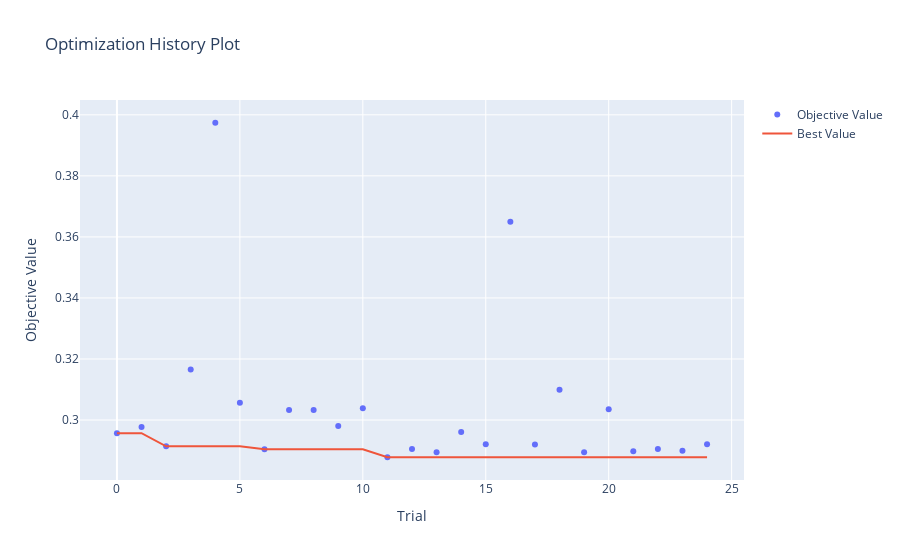
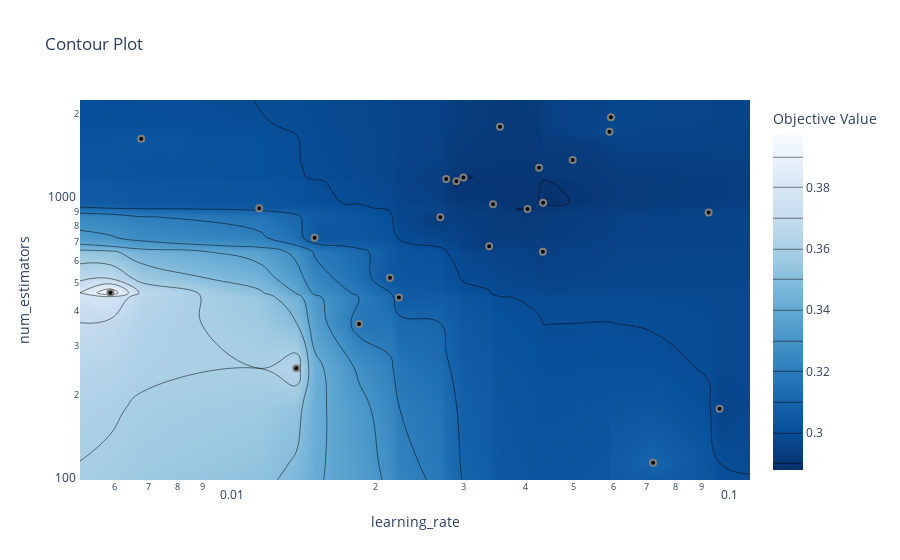
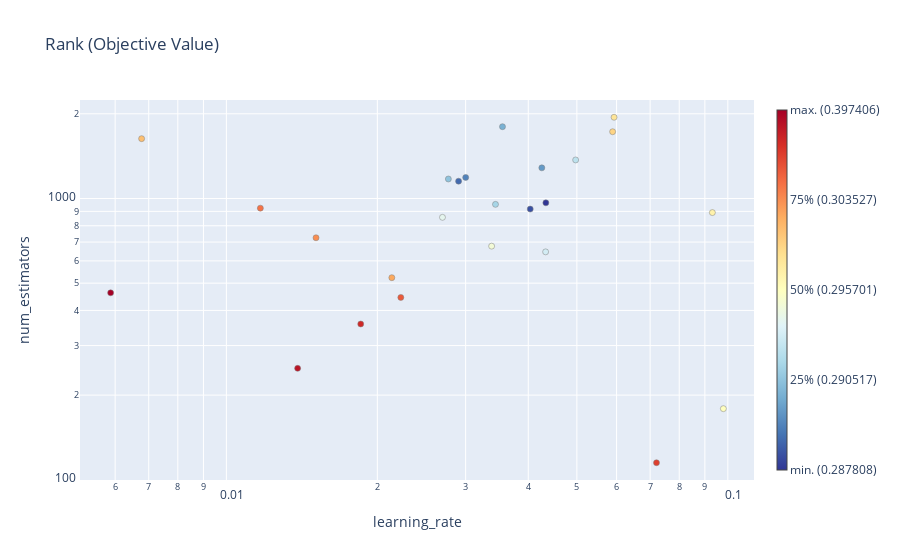
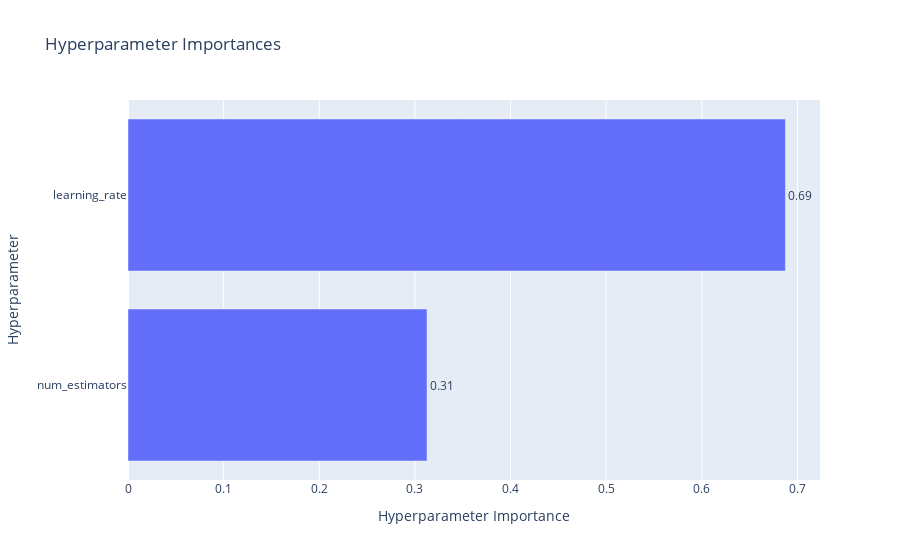

Notebook code cell kept with these figures, in order:
### Code cell
optimization_plots(study_xgb)

### Figure 1 — Plotly figure (JSON) as saved in the notebook; plotly's stock layout.template omitted (floating-point values rounded to 4 significant figures)
{"data": [{"mode": "markers", "name": "Objective Value", "type": "scatter", "x": [0, 1, 2, 3, 4, 5, 6, 7, 8, 9, 10, 11, 12, 13, 14, 15, 16, 17, 18, 19, 20, 21, 22, 23, 24], "y": [0.2957, 0.2977, 0.2914, 0.3166, 0.3974, 0.3056, 0.2904, 0.3033, 0.3033, 0.298, 0.3039, 0.2878, 0.2905, 0.2894, 0.2961, 0.2921, 0.365, 0.292, 0.3099, 0.2894, 0.3035, 0.2897, 0.2905, 0.2899, 0.2921]}, {"mode": "lines", "name": "Best Value", "type": "scatter", "x": [0, 1, 2, 3, 4, 5, 6, 7, 8, 9, 10, 11, 12, 13, 14, 15, 16, 17, 18, 19, 20, 21, 22, 23, 24], "y": [0.2957, 0.2957, 0.2914, 0.2914, 0.2914, 0.2914, 0.2904, 0.2904, 0.2904, 0.2904, 0.2904, 0.2878, 0.2878, 0.2878, 0.2878, 0.2878, 0.2878, 0.2878, 0.2878, 0.2878, 0.2878, 0.2878, 0.2878, 0.2878, 0.2878]}, {"marker": {"color": "#cccccc"}, "mode": "markers", "name": "Infeasible Trial", "showlegend": false, "type": "scatter", "x": [], "y": []}], "layout": {"title": {"text": "Optimization History Plot"}, "xaxis": {"title": {"text": "Trial"}}, "yaxis": {"title": {"text": "Objective Value"}}}}

### Figure 2 — Plotly figure (JSON) as saved in the notebook; plotly's stock layout.template omitted (floating-point values rounded to 4 significant figures; data arrays with more than 128 entries replaced by an {"elided": "..."} marker saying what was removed)
{"data": [{"colorbar": {"title": {"text": "Objective Value"}}, "colorscale": [[0, "rgb(247,251,255)"], [0.125, "rgb(222,235,247)"], [0.25, "rgb(198,219,239)"], [0.375, "rgb(158,202,225)"], [0.5, "rgb(107,174,214)"], [0.625, "rgb(66,146,198)"], [0.75, "rgb(33,113,181)"], [0.875, "rgb(8,81,156)"], [1, "rgb(8,48,107)"]], "connectgaps": true, "contours": {"coloring": "heatmap"}, "hoverinfo": "none", "line": {"smoothing": 1.3}, "reversescale": true, "type": "contour", "x": [0.005106, 0.005877, 0.006775, 0.01169, 0.01387, 0.01509, 0.01853, 0.02138, 0.02228, 0.02697, 0.02771, 0.02905, 0.03001, 0.0338, 0.03441, 0.03553, 0.04036, 0.04257, 0.04331, 0.04336, 0.04972, 0.05893, 0.05931, 0.07207, 0.09316, 0.09798, 0.1128], "y": [99.84, 115, 179, 249, 358, 445, 462, 523, 646, 677, 725, 857, 891, 917, 924, 953, 965, 1152, 1173, 1188, 1285, 1371, 1632, 1727, 1800, 1944, 2239.0], "z": {"elided": "27x27 float values"}}, {"marker": {"color": "black", "line": {"color": "Gray", "width": 2}}, "mode": "markers", "name": "Feasible Trial", "showlegend": false, "type": "scatter", "x": [0.09798, 0.05931, 0.04972, 0.01853, 0.005877, 0.02228, 0.03553, 0.02138, 0.006775, 0.05893, 0.01169, 0.04336, 0.03441, 0.04036, 0.09316, 0.0338, 0.01387, 0.04331, 0.07207, 0.02905, 0.01509, 0.03001, 0.02771, 0.04257, 0.02697], "y": [179, 1944, 1371, 358, 462, 445, 1800, 523, 1632, 1727, 924, 965, 953, 917, 891, 677, 249, 646, 115, 1152, 725, 1188, 1173, 1285, 857]}, {"marker": {"color": "#cccccc", "line": {"color": "Gray", "width": 2}}, "mode": "markers", "name": "Infeasible Trial", "showlegend": false, "type": "scatter", "x": [], "y": []}], "layout": {"title": {"text": "Contour Plot"}, "xaxis": {"range": [-2.292, -0.9478], "title": {"text": "learning_rate"}, "type": "log"}, "yaxis": {"range": [1.999, 3.35], "title": {"text": "num_estimators"}, "type": "log"}}}

### Figure 3 — Plotly figure (JSON) as saved in the notebook; plotly's stock layout.template omitted (floating-point values rounded to 4 significant figures)
{"data": [{"hovertemplate": "%{hovertext}<extra></extra>", "hovertext": ["Trial #0<br>num_estimators: 179<br>learning_rate: 0.09797619635922152<br><b>Objective Value: 0.2957007998365573</b>", "Trial #1<br>num_estimators: 1944<br>learning_rate: 0.059314824033938986<br><b>Objective Value: 0.2976939773010488</b>", "Trial #2<br>num_estimators: 1371<br>learning_rate: 0.0497201614076454<br><b>Objective Value: 0.29138801563462796</b>", "Trial #3<br>num_estimators: 358<br>learning_rate: 0.018531871997730875<br><b>Objective Value: 0.31657223012432334</b>", "Trial #4<br>num_estimators: 462<br>learning_rate: 0.005876955214472248<br><b>Objective Value: 0.397405529606148</b>", "Trial #5<br>num_estimators: 445<br>learning_rate: 0.022277318295773382<br><b>Objective Value: 0.3056422030348333</b>", "Trial #6<br>num_estimators: 1800<br>learning_rate: 0.03553283227552156<br><b>Objective Value: 0.2904081068738337</b>", "Trial #7<br>num_estimators: 523<br>learning_rate: 0.02137593251457485<br><b>Objective Value: 0.3033239405754737</b>", "Trial #8<br>num_estimators: 1632<br>learning_rate: 0.006775453617879354<br><b>Objective Value: 0.30330671891478694</b>", "Trial #9<br>num_estimators: 1727<br>learning_rate: 0.05892620751390606<br><b>Objective Value: 0.2980345379939222</b>", "Trial #10<br>num_estimators: 924<br>learning_rate: 0.011687686252804495<br><b>Objective Value: 0.3038603328226592</b>", "Trial #11<br>num_estimators: 965<br>learning_rate: 0.04336485142586406<br><b>Objective Value: 0.28780779776919563</b>", "Trial #12<br>num_estimators: 953<br>learning_rate: 0.03440807545063221<br><b>Objective Value: 0.29054753224393803</b>", "Trial #13<br>num_estimators: 917<br>learning_rate: 0.040359730170260046<br><b>Objective Value: 0.2894280647502436</b>", "Trial #14<br>num_estimators: 891<br>learning_rate: 0.0931611368473016<br><b>Objective Value: 0.29606754675199054</b>", "Trial #15<br>num_estimators: 677<br>learning_rate: 0.03380155159550726<br><b>Objective Value: 0.29208560952770385</b>", "Trial #16<br>num_estimators: 249<br>learning_rate: 0.013870632839081997<br><b>Objective Value: 0.3649567787444105</b>", "Trial #17<br>num_estimators: 646<br>learning_rate: 0.04331461844907769<br><b>Objective Value: 0.2919641022486624</b>", "Trial #18<br>num_estimators: 115<br>learning_rate: 0.07206964126825074<br><b>Objective Value: 0.30993548280769445</b>", "Trial #19<br>num_estimators: 1152<br>learning_rate: 0.029046216950826504<br><b>Objective Value: 0.2894446332307453</b>", "Trial #20<br>num_estimators: 725<br>learning_rate: 0.015092190046973403<br><b>Objective Value: 0.3035273757888729</b>", "Trial #21<br>num_estimators: 1188<br>learning_rate: 0.030008719144402077<br><b>Objective Value: 0.28974383757159766</b>", "Trial #22<br>num_estimators: 1173<br>learning_rate: 0.027713387395506384<br><b>Objective Value: 0.2905170060862491</b>", "Trial #23<br>num_estimators: 1285<br>learning_rate: 0.04256687702041786<br><b>Objective Value: 0.28994924744703926</b>", "Trial #24<br>num_estimators: 857<br>learning_rate: 0.026972730229299607<br><b>Objective Value: 0.29206604935777686</b>"], "marker": {"color": ["rgb(255.0, 255.0, 191.0)", "rgb(254.0, 229.0, 152.0)", "rgb(189.0, 226.0, 238.0)", "rgb(207.0, 40.0, 39.0)", "rgb(165.0, 0.0, 38.0)", "rgb(234.0, 89.0, 58.0)", "rgb(121.0, 177.0, 211.0)", "rgb(252.0, 169.0, 94.0)", "rgb(253.0, 191.0, 113.0)", "rgb(254.0, 212.0, 132.0)", "rgb(245.0, 114.0, 70.0)", "rgb(49.0, 54.0, 149.0)", "rgb(166.0, 213.0, 231.0)", "rgb(57.0, 80.0, 162.0)", "rgb(255.0, 242.0, 171.0)", "rgb(242.0, 250.0, 215.0)", "rgb(186.0, 20.0, 38.0)", "rgb(211.0, 236.0, 244.0)", "rgb(222.0, 63.0, 46.0)", "rgb(66.0, 106.0, 175.0)", "rgb(249.0, 142.0, 82.0)", "rgb(81.0, 131.0, 187.0)", "rgb(143.0, 195.0, 221.0)", "rgb(100.0, 154.0, 199.0)", "rgb(229.0, 245.0, 238.0)"], "line": {"color": "Grey", "width": 0.5}}, "mode": "markers", "showlegend": false, "type": "scatter", "x": [0.09798, 0.05931, 0.04972, 0.01853, 0.005877, 0.02228, 0.03553, 0.02138, 0.006775, 0.05893, 0.01169, 0.04336, 0.03441, 0.04036, 0.09316, 0.0338, 0.01387, 0.04331, 0.07207, 0.02905, 0.01509, 0.03001, 0.02771, 0.04257, 0.02697], "y": [179, 1944, 1371, 358, 462, 445, 1800, 523, 1632, 1727, 924, 965, 953, 917, 891, 677, 249, 646, 115, 1152, 725, 1188, 1173, 1285, 857]}, {"hoverinfo": "none", "marker": {"cmax": 1, "cmin": 0, "colorbar": {"thickness": 10, "ticktext": ["min. (0.287808)", "25% (0.290517)", "50% (0.295701)", "75% (0.303527)", "max. (0.397406)"], "tickvals": [0, 0.25, 0.5, 0.75, 1]}, "colorscale": [[0, "rgb(49,54,149)"], [0.1, "rgb(69,117,180)"], [0.2, "rgb(116,173,209)"], [0.3, "rgb(171,217,233)"], [0.4, "rgb(224,243,248)"], [0.5, "rgb(255,255,191)"], [0.6, "rgb(254,224,144)"], [0.7, "rgb(253,174,97)"], [0.8, "rgb(244,109,67)"], [0.9, "rgb(215,48,39)"], [1, "rgb(165,0,38)"]], "showscale": true}, "mode": "markers", "showlegend": false, "type": "scatter", "x": [null], "y": [null]}], "layout": {"title": {"text": "Rank (Objective Value)"}, "xaxis": {"range": [-2.292, -0.9478], "title": {"text": "learning_rate"}, "type": "log"}, "yaxis": {"range": [1.999, 3.35], "title": {"text": "num_estimators"}, "type": "log"}}}

### Figure 4 — Plotly figure (JSON) as saved in the notebook; plotly's stock layout.template omitted (floating-point values rounded to 4 significant figures)
{"data": [{"cliponaxis": false, "hovertemplate": ["num_estimators (IntDistribution): 0.3126293012651911<extra></extra>", "learning_rate (FloatDistribution): 0.6873706987348088<extra></extra>"], "name": "Objective Value", "orientation": "h", "text": ["0.31", "0.69"], "textposition": "outside", "type": "bar", "x": [0.3126, 0.6874], "y": ["num_estimators", "learning_rate"]}], "layout": {"title": {"text": "Hyperparameter Importances"}, "xaxis": {"title": {"text": "Hyperparameter Importance"}}, "yaxis": {"title": {"text": "Hyperparameter"}}}}
